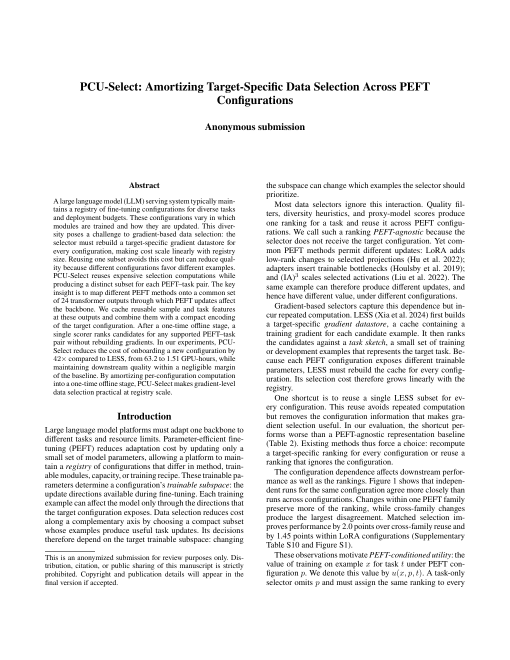
#> input picture tmp/pdfs/aaai27_review/main/page-1.png, 1020 x 1320 px (shown at 1/2 size); its folder holds 4 pictures in this run
$ python contact_sheet.py
#> lines starting #> are read from the running program, lines starting #| are printed output that depends on the picture
from pathlib import Path
from PIL import Image, ImageDraw


def make_sheet(source: Path, output: Path, columns: int = 3) -> None:
#> called with columns = 3
    paths = sorted(source.glob("page-*.png"))
    images = [Image.open(path).convert("RGB") for path in paths]
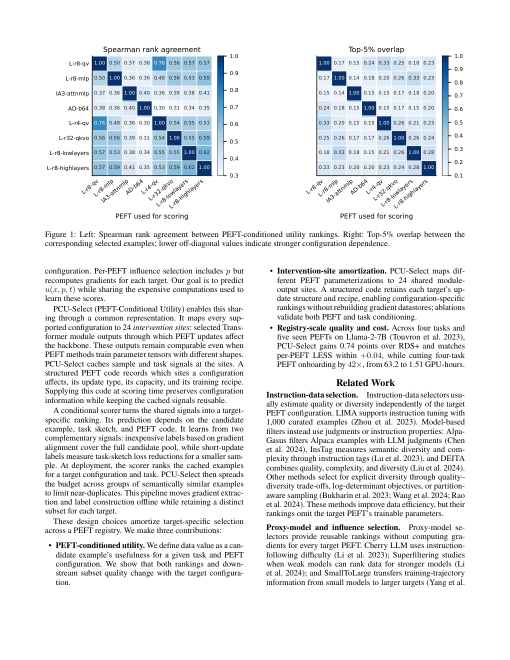
#> input picture tmp/pdfs/aaai27_review/main/page-2.png, 1020 x 1320 px (shown at 1/2 size)
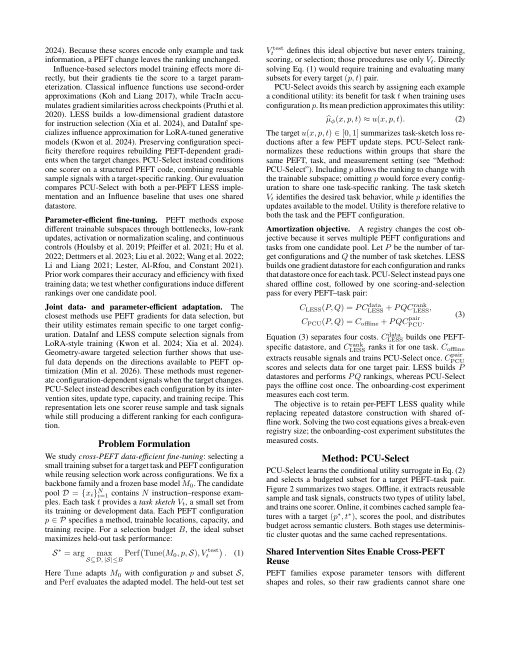
#> input picture tmp/pdfs/aaai27_review/main/page-3.png, 1020 x 1320 px (shown at 1/2 size)
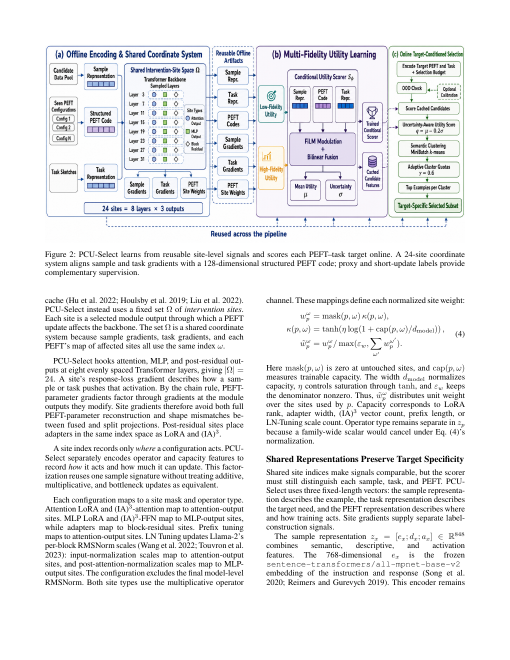
#> input picture tmp/pdfs/aaai27_review/main/page-4.png, 1020 x 1320 px (shown at 1/2 size)
#> images = 4 items
    thumb_width = 420
    thumb_height = round(images[0].height * thumb_width / images[0].width)
#> thumb_height = 544
    label_height = 28
    rows = (len(images) + columns - 1) // columns
#> rows = 2
    sheet = Image.new("RGB", (columns * thumb_width, rows * (thumb_height + label_height)), "white")
#> sheet: PIL image 1260x1144 RGB; every value is 255
    draw = ImageDraw.Draw(sheet)
    for index, (path, page) in enumerate(zip(paths, images)):
        x = (index % columns) * thumb_width
        y = (index // columns) * (thumb_height + label_height)
        sheet.paste(page.resize((thumb_width, thumb_height)), (x, y + label_height))
        draw.text((x + 8, y + 6), path.stem, fill="black")
#> this loop made 4 passes
#> (x, y) on passes 1 to 4: (0, 0), (420, 0), (840, 0), (0, 572)
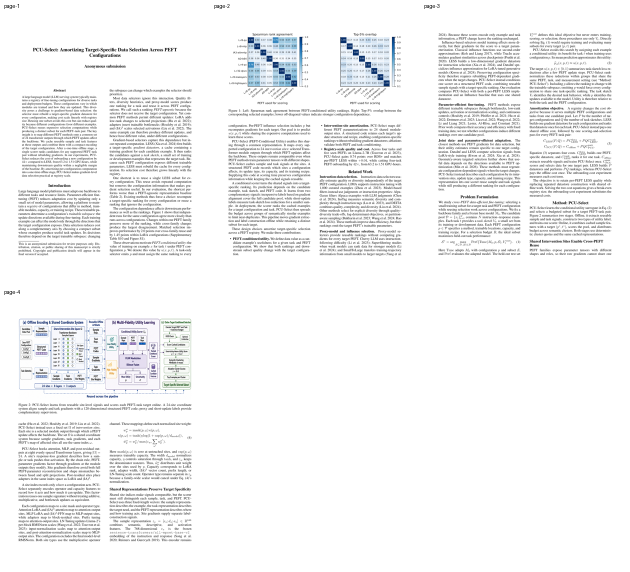
#> sheet: PIL image 1260x1144 RGB (shown at 1/2 size); mean R, G, B 242.4, 242.8, 243.2
    sheet.save(output, quality=95)


root = Path(__file__).parent
make_sheet(root / "main", root / "main-contact.jpg")
make_sheet(root / "supp", root / "supp-contact.jpg")
#> (the run stopped early here; a loop or call above may not have finished)
